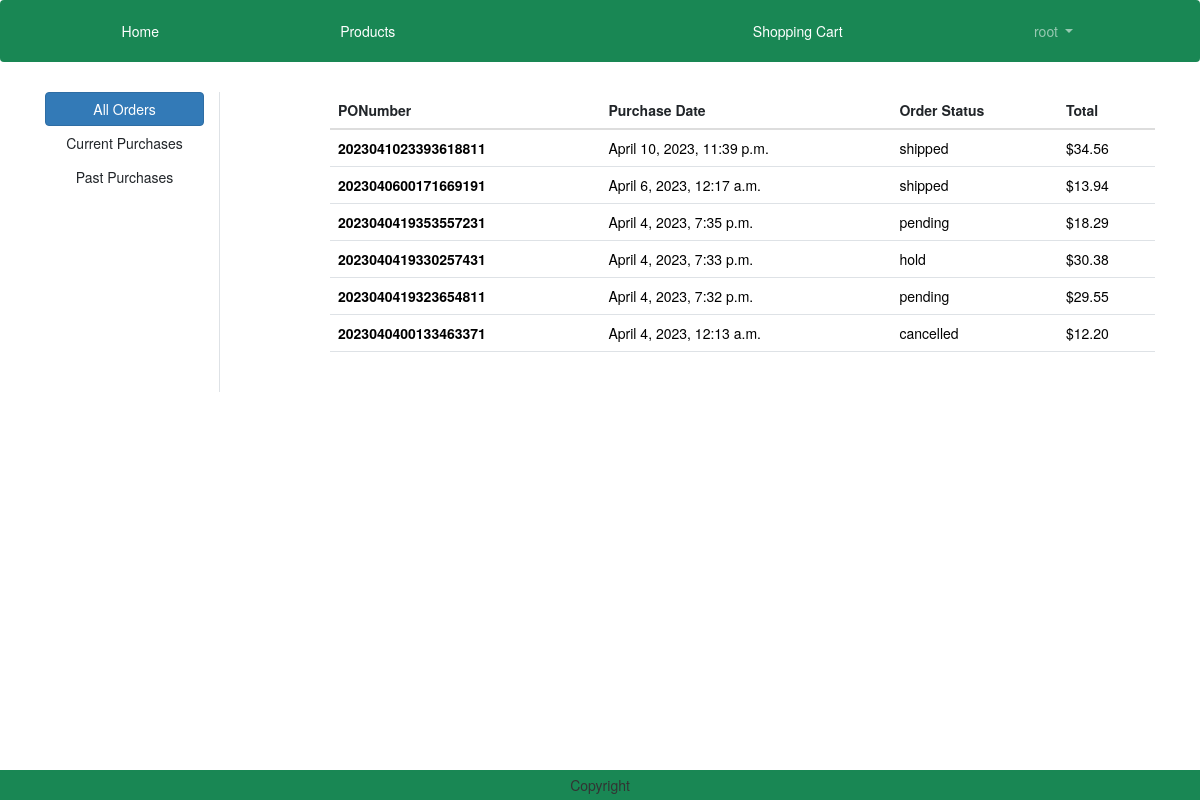
Screenshot of /orders/ (signed in) with the database file from the repository.
### order/models.py (models this page shows)
class Order(models.Model):
    PONumber = models.CharField(max_length=30, primary_key=True)
    purchaseDate = models.DateTimeField(default=datetime.now)
    status = models.CharField(default=ORDER_STATUS_CHOICES[0][0], choices=ORDER_STATUS_CHOICES, max_length=20)
    user = models.ForeignKey(User,on_delete=models.CASCADE)
    shipmentDate = models.DateTimeField(null=True)
    cancelDate = models.DateTimeField(null=True)
    vendor = models.ForeignKey('vendors.Vendor',on_delete=models.CASCADE, default=4)
    customer = models.ForeignKey('customers.Customer',on_delete=models.CASCADE)

### order/views.py (the view)
# urls.py: path('orders/', views.OrdersView.as_view(), name="orders"),
class OrdersView(View):
    def get(self, request):
        user = request.user
        filter = request.GET.get('filter')
        if filter == 'current':
            orders = Order.objects.filter(Q(user=user) & (Q(status="pending") | Q(status="hold"))).order_by('-purchaseDate')
        elif filter == 'past':
            orders = Order.objects.filter(Q(user=user) & (Q(status="shipped") | Q(status="cancelled"))).order_by('-purchaseDate')
        elif filter == 'pending':
            orders = Order.objects.filter(status="pending").order_by('-purchaseDate')
        elif filter == 'hold':
            orders = Order.objects.filter(status="hold").order_by('-purchaseDate')
        elif filter == 'pastOrders':
            orders = Order.objects.filter(Q(status="shipped") | Q(status="cancelled")).order_by('-purchaseDate')
        elif filter == 'allVendor':
            orders = Order.objects.all().order_by('-purchaseDate')
        else:
            filter == 'all'
            orders = Order.objects.filter(user=user).order_by('-purchaseDate')
        total = []
        for o in orders:
            PONumber = o.PONumber
            order = Order.objects.get(PONumber=PONumber)
            orderitems = OrderItem.objects.filter(order=order)
            sum = 0
            for oi in orderitems:
                sum = sum + oi.price
            total.append(sum)
        orderZip = zip(orders,total)
        context = {
           'orderZip': orderZip,
           'orders': orders,
           'filter': filter,
        }
        return render(request, 'orders.html', context)

### templates/orders.html (shortened to what this page needs)
{% extends 'base.html' %}
{% load static %}
{% block main-content %}
<div class="container my-5">
    <div class="row">
        <div class="col-sm-2 border-end">
            <ul class="list-unstyled">
                {% for group in request.user.groups.all %}
                    {% if group.name == 'Customer' %}
                        <li class="d-grid"><a href="{% url 'order:orders' %}?filter=all" class="btn btn-primary" {% if filter == 'all' %}class="active"{% endif %}>All Orders</a></li>
                        <li class="d-grid"><a href="{% url 'order:orders' %}?filter=current" class="btn" {% if filter == 'current' %}class="active"{% endif %}>Current Purchases</a></li>
                        <li class="d-grid"><a href="{% url 'order:orders' %}?filter=past" class="btn" {% if filter == 'past' %}class="active"{% endif %}>Past Purchases</a></li>
                    {% endif %}
                {% endfor %}
            </ul>
        </div>
        <div class="col-sm-9 offset-sm-1">
            {% if orders %}
                <div class="acss">
                    <table class="table">
                        <thead>
                            <tr>
                            <th scope="col">PONumber</th>
                            <th scope="col">Purchase Date</th>
                            <th scope="col">Order Status</th>
                            <th scope="col">Total</th>
                            </tr>
                        </thead>
                        <tbody>
                            {% for order,total in orderZip %}
                            <tr>
                                <th scope="row"><a href="{% url 'order:order_detail' order.PONumber  %}" style="text-decoration:none; color:black">{{order.PONumber}}</a></th>
                                <td><a href="{% url 'order:order_detail' order.PONumber  %}" style="text-decoration:none; color:black">{{order.purchaseDate}}</a></td>
                                <td><a href="{% url 'order:order_detail' order.PONumber  %}" style="text-decoration:none; color:black">{{order.status}}</a></td>
                                <td><a href="{% url 'order:order_detail' order.PONumber  %}" style="text-decoration:none; color:black">${{total}}</a></td>
                            </tr>
                            {% endfor %}
                        </tbody>
                    </table>
                        <br>
                </div>
            {% else %}
                <h1 class="text-center mb-5">Orders are empty.</h1>
            {% endif %}
        </div>
    </div>
</div>
{% endblock main-content %}

### templates/base.html (shortened to what this page needs)
<!DOCTYPE html>
{% load static %}
<html lang="en">
<head>
    <link href="https://cdn.jsdelivr.net/npm/bootstrap@5.3.0-alpha1/dist/css/bootstrap.min.css" rel="stylesheet">
    <link href="https://cdn.bootcss.com/bootstrap/3.3.7/css/bootstrap.min.css" rel="stylesheet">
    <link rel="stylesheet" href="{% static 'css/owl.carousel.min.css' %}">
    <link rel="stylesheet" href="{% static 'css/all.min.css' %}">
    <link rel="stylesheet" href="{% static 'css/style.css' %}">
    <link rel="stylesheet" href="https://cdnjs.cloudflare.com/ajax/libs/bootstrap-datetimepicker/4.17.47/css/bootstrap-datetimepicker.css">
</head>
<body>
    <nav class="navbar navbar-expand-lg navbar-dark bg-success nav-fill">
        <div class="container-fluid">
          <div class="collapse navbar-collapse" id="navbarSupportedContent">
            <ul class="navbar-nav me-auto mb-2 mb-lg-0" style="width:100%; text-align:center">
              <li class="nav-item" style="display:inline-block">
                <a class="nav-link active" aria-current="page" href="{% url 'products:home' %}">Home</a>
              </li>
              <li class="nav-item" style="display:inline-block">
                <a class="nav-link text-white" href="{% url 'products:products' %}">Products</a>
              </li>
            <li class="nav-item" style="display:inline-block">
            </li>
              {% if user.is_authenticated %}
                  {% for group in request.user.groups.all %}
                    {% if group.name == 'Vendor' %}
                      <li class="nav-item dropdown mx-2" style="display:inline-block">
                        <a class="nav-link dropdown-toggle" href="#" role="button" data-bs-toggle="dropdown" aria-expanded="false">
                          {{ user.username }}
                        </a>
                        <ul class="dropdown-menu" >
                          <li><a class="dropdown-item" href="{% url 'order:orders' %}?filter=allVendor">Orders</a></li>
                          <li><a class="dropdown-item" href="{% url 'logout' %}">Logout</a></li>
                        </ul>
                      </li>
                      <li class="nav-item mx-2" style="display:inline-block">
                        <a class="nav-link text-white" href="{% url 'products:productsAdd' %}">Add A New Product</a>
                      </li>
                    {% elif group.name == 'Customer' %}
                      <li class="nav-item mx-2" style="display:inline-block">
                          <a class="nav-link text-white" href="{% url 'shoppingcart' %}">Shopping Cart</a>
                      </li>
                      <li class="nav-item dropdown mx-2" style="display:inline-block">
                          <a class="nav-link dropdown-toggle" href="#" role="button" data-bs-toggle="dropdown" aria-expanded="false">
                            {{ user.username }}
                          </a>
                      </li>
                    {% endif %}
                  {% endfor %}
              {% endif %}
              </ul>
          </div>
        </div>
      </nav>
      {% block main-content %}{% endblock main-content %}
      <div>
        <div style="height:60px"></div>
        <footer class="container-fluid fixed-bottom bg-success text-center p-2 mt-5">
            Copyright
        </footer>
      </div>
</body>
</html>

### rows the page displays
Order: PONumber "2023041023393618811", purchaseDate "April 10, 2023, 11:39 p.m.", status "shipped", total "34.56"
Order: PONumber "2023040600171669191", purchaseDate "April 6, 2023, 12:17 a.m.", status "shipped", total "13.94"
Order: PONumber "2023040419353557231", purchaseDate "April 4, 2023, 7:35 p.m.", status "pending", total "18.29"
Order: PONumber "2023040419330257431", purchaseDate "April 4, 2023, 7:33 p.m.", status "hold", total "30.38"
Order: PONumber "2023040419323654811", purchaseDate "April 4, 2023, 7:32 p.m.", status "pending", total "29.55"
Order: PONumber "2023040400133463371", purchaseDate "April 4, 2023, 12:13 a.m.", status "cancelled", total "12.20"

### other values shown
{{ user.username }} "root"
